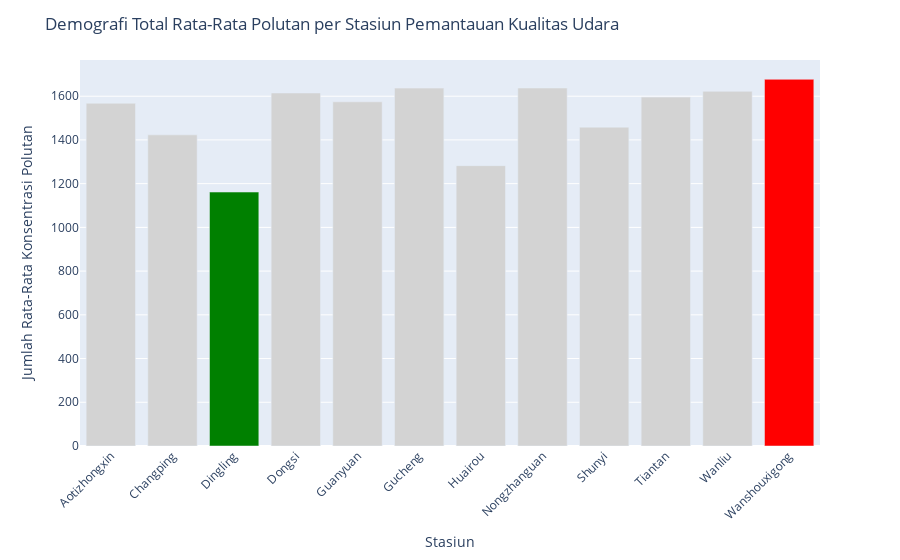

The code cell stored with this chart in its notebook:
### Code cell
# Mengelompokkan dan menghitung rata-rata setiap polutan per stasiun
pollutants_agg_df = all_data_df.groupby(by='station').agg({
    'PM2.5': 'mean',
    'PM10': 'mean',
    'SO2': 'mean',
    'NO2': 'mean',
    'CO': 'mean',
    'O3': 'mean',
})

# Menambahkan kolom total rata-rata
pollutants_agg_df['Total Rata-Rata Polutan'] = pollutants_agg_df.sum(axis=1)

# Menentukan stasiun dengan nilai maksimum dan minimum
max_station = pollutants_agg_df['Total Rata-Rata Polutan'].idxmax()
min_station = pollutants_agg_df['Total Rata-Rata Polutan'].idxmin()

# Simpan urutan stasiun asli
station_order = pollutants_agg_df.index.tolist()

# Tambahkan kolom warna berdasarkan kondisi
pollutants_agg_df['color'] = 'lightgray'
pollutants_agg_df.loc[max_station, 'color'] = 'red'
pollutants_agg_df.loc[min_station, 'color'] = 'green'

# Ubah index menjadi kolom agar bisa digunakan di plotly
pollutants_agg_df = pollutants_agg_df.reset_index()

# Plot interaktif
fig = px.bar(
    pollutants_agg_df,
    x='station',
    y='Total Rata-Rata Polutan',
    color='color',
    color_discrete_map='identity',
    hover_data={
        'PM2.5': ':.2f',
        'PM10': ':.2f',
        'SO2': ':.2f',
        'NO2': ':.2f',
        'CO': ':.2f',
        'O3': ':.2f',
        'Total Rata-Rata Polutan': ':.2f',
        'color': False
    },
    labels={'station': 'Stasiun'},
    category_orders={'station': station_order}
)

fig.update_layout(
    title='Demografi Total Rata-Rata Polutan per Stasiun Pemantauan Kualitas Udara',
    xaxis_title='Stasiun',
    yaxis_title='Jumlah Rata-Rata Konsentrasi Polutan',
    xaxis_tickangle=-45
)

fig.show()

### Figure 1 — Plotly figure (JSON) as saved in the notebook; plotly's stock layout.template omitted (floating-point values rounded to 4 significant figures)
{"data": [{"customdata": [[82.04, 109.5, 17.1, 58.83, 1245.0, 55.8, "lightgray"], [70.74, 94.45, 14.82, 44.16, 1141.0, 57.72, "lightgray"], [85.53, 109.9, 18.31, 53.21, 1291.0, 56.98, "lightgray"], [82.44, 108.7, 17.45, 57.62, 1253.0, 55.43, "lightgray"], [83.32, 118.5, 15.25, 55.63, 1307.0, 57.43, "lightgray"], [69.23, 91.27, 11.98, 32.99, 1018.0, 59.34, "lightgray"], [84.3, 108.7, 18.54, 57.8, 1310.0, 58.34, "lightgray"], [78.85, 98.48, 13.33, 43.87, 1169.0, 54.77, "lightgray"], [81.64, 105.9, 14.13, 52.95, 1286.0, 55.72, "lightgray"], [83.07, 110.2, 18.19, 64.58, 1298.0, 48.64, "lightgray"]], "hovertemplate": "Stasiun=%{x}<br>Total Rata-Rata Polutan=%{y:.2f}<br>PM2.5=%{customdata[0]:.2f}<br>PM10=%{customdata[1]:.2f}<br>SO2=%{customdata[2]:.2f}<br>NO2=%{customdata[3]:.2f}<br>CO=%{customdata[4]:.2f}<br>O3=%{customdata[5]:.2f}<extra></extra>", "legendgroup": "", "marker": {"color": "lightgray", "pattern": {"shape": ""}}, "name": "", "orientation": "v", "showlegend": false, "textposition": "auto", "type": "bar", "x": ["Aotizhongxin", "Changping", "Dongsi", "Guanyuan", "Gucheng", "Huairou", "Nongzhanguan", "Shunyi", "Tiantan", "Wanliu"], "xaxis": "x", "y": [1568.0, 1423.0, 1615.0, 1574.0, 1637.0, 1282.0, 1637.0, 1459.0, 1596.0, 1622.0], "yaxis": "y"}, {"customdata": [[65.75, 83.71, 11.65, 28.13, 904.6, 67.73, "green"]], "hovertemplate": "Stasiun=%{x}<br>Total Rata-Rata Polutan=%{y:.2f}<br>PM2.5=%{customdata[0]:.2f}<br>PM10=%{customdata[1]:.2f}<br>SO2=%{customdata[2]:.2f}<br>NO2=%{customdata[3]:.2f}<br>CO=%{customdata[4]:.2f}<br>O3=%{customdata[5]:.2f}<extra></extra>", "legendgroup": "", "marker": {"color": "green", "pattern": {"shape": ""}}, "name": "", "orientation": "v", "showlegend": false, "textposition": "auto", "type": "bar", "x": ["Dingling"], "xaxis": "x", "y": [1162.0], "yaxis": "y"}, {"customdata": [[84.43, 111.8, 16.95, 55.26, 1353.0, 55.88, "red"]], "hovertemplate": "Stasiun=%{x}<br>Total Rata-Rata Polutan=%{y:.2f}<br>PM2.5=%{customdata[0]:.2f}<br>PM10=%{customdata[1]:.2f}<br>SO2=%{customdata[2]:.2f}<br>NO2=%{customdata[3]:.2f}<br>CO=%{customdata[4]:.2f}<br>O3=%{customdata[5]:.2f}<extra></extra>", "legendgroup": "", "marker": {"color": "red", "pattern": {"shape": ""}}, "name": "", "orientation": "v", "showlegend": false, "textposition": "auto", "type": "bar", "x": ["Wanshouxigong"], "xaxis": "x", "y": [1677.0], "yaxis": "y"}], "layout": {"barmode": "relative", "legend": {"tracegroupgap": 0}, "margin": {"t": 60}, "title": {"text": "Demografi Total Rata-Rata Polutan per Stasiun Pemantauan Kualitas Udara"}, "xaxis": {"anchor": "y", "categoryarray": ["Aotizhongxin", "Changping", "Dingling", "Dongsi", "Guanyuan", "Gucheng", "Huairou", "Nongzhanguan", "Shunyi", "Tiantan", "Wanliu", "Wanshouxigong"], "categoryorder": "array", "domain": [0, 1], "tickangle": -45, "title": {"text": "Stasiun"}}, "yaxis": {"anchor": "x", "domain": [0, 1], "title": {"text": "Jumlah Rata-Rata Konsentrasi Polutan"}}}}
